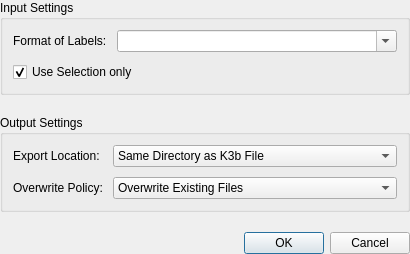
<?xml version="1.0" encoding="UTF-8"?>
<ui version="4.0">
 <class>K3BExportOptionsDialogBase</class>
 <widget class="QDialog" name="K3BExportOptionsDialogBase">
  <property name="geometry">
   <rect>
    <x>0</x>
    <y>0</y>
    <width>410</width>
    <height>219</height>
   </rect>
  </property>
  <property name="sizePolicy">
   <sizepolicy hsizetype="Minimum" vsizetype="Minimum">
    <horstretch>0</horstretch>
    <verstretch>0</verstretch>
   </sizepolicy>
  </property>
  <layout class="QVBoxLayout" name="verticalLayout">
   <property name="spacing">
    <number>20</number>
   </property>
   <property name="margin">
    <number>0</number>
   </property>
   <item>
    <widget class="QGroupBox" name="grpInputSettings">
     <property name="title">
      <string>Input Settings</string>
     </property>
     <layout class="QVBoxLayout" name="verticalLayout_2">
      <property name="margin">
       <number>10</number>
      </property>
      <item>
       <layout class="QHBoxLayout" name="horizontalLayout">
        <item>
         <widget class="QLabel" name="lblLabelFormat">
          <property name="text">
           <string>Format of Labels:</string>
          </property>
          <property name="wordWrap">
           <bool>false</bool>
          </property>
         </widget>
        </item>
        <item>
         <widget class="KComboBox" name="cbLabelPattern">
          <property name="sizePolicy">
           <sizepolicy hsizetype="MinimumExpanding" vsizetype="Minimum">
            <horstretch>0</horstretch>
            <verstretch>0</verstretch>
           </sizepolicy>
          </property>
          <property name="whatsThis">
           <string>&lt;html&gt;&lt;head/&gt;&lt;body&gt;&lt;p&gt;Select a pattern for detecting title and artist from the text of a label.&lt;br/&gt;It currently understands the following placeholders:&lt;/p&gt;&lt;ul style=&quot;margin-top: 0px; margin-bottom: 0px; margin-left: 0px; margin-right: 0px; -qt-list-indent: 1;&quot;&gt;&lt;li style=&quot; margin-top:12px; margin-bottom:0px; margin-left:0px; margin-right:0px; -qt-block-indent:0; text-indent:0px;&quot;&gt;&lt;span style=&quot; font-family:'Courier New,courier'; font-weight:600;&quot;&gt;[%title] &lt;/span&gt;title of the song&lt;/li&gt;&lt;li style=&quot; margin-top:0px; margin-bottom:0px; margin-left:0px; margin-right:0px; -qt-block-indent:0; text-indent:0px;&quot;&gt;&lt;span style=&quot; font-family:'Courier New,courier'; font-weight:600;&quot;&gt;[%artist]&lt;/span&gt; name of the artist&lt;/li&gt;&lt;/ul&gt;&lt;/body&gt;&lt;/html&gt;</string>
          </property>
          <property name="editable">
           <bool>true</bool>
          </property>
          <property name="duplicatesEnabled">
           <bool>false</bool>
          </property>
         </widget>
        </item>
       </layout>
      </item>
      <item>
       <widget class="QCheckBox" name="chkSelectionOnly">
        <property name="sizePolicy">
         <sizepolicy hsizetype="MinimumExpanding" vsizetype="Minimum">
          <horstretch>0</horstretch>
          <verstretch>0</verstretch>
         </sizepolicy>
        </property>
        <property name="whatsThis">
         <string>If checked, &lt;b&gt;save only the blocks that overlap with the current selection&lt;/b&gt;, otherwise the whole file. &lt;br&gt;&lt;i&gt;Please note that this option is disabled if nothing is selected or the selection already covers the whole file.&lt;/i&gt;</string>
        </property>
        <property name="text">
         <string>Use Selection only</string>
        </property>
        <property name="checked">
         <bool>true</bool>
        </property>
       </widget>
      </item>
     </layout>
    </widget>
   </item>
   <item>
    <widget class="QGroupBox" name="grpOutputSettings">
     <property name="title">
      <string>Output Settings</string>
     </property>
     <layout class="QGridLayout" name="gridLayout_2">
      <property name="leftMargin">
       <number>10</number>
      </property>
      <property name="topMargin">
       <number>10</number>
      </property>
      <property name="bottomMargin">
       <number>10</number>
      </property>
      <item row="0" column="0">
       <widget class="QLabel" name="lblExportLocation">
        <property name="text">
         <string>Export Location:</string>
        </property>
        <property name="wordWrap">
         <bool>false</bool>
        </property>
       </widget>
      </item>
      <item row="0" column="1">
       <widget class="KComboBox" name="cbExportLocation">
        <property name="sizePolicy">
         <sizepolicy hsizetype="MinimumExpanding" vsizetype="Minimum">
          <horstretch>0</horstretch>
          <verstretch>0</verstretch>
         </sizepolicy>
        </property>
        <property name="whatsThis">
         <string>Specify where to place the exported sound files which are used for the tracks of the audio CD.</string>
        </property>
        <property name="duplicatesEnabled">
         <bool>false</bool>
        </property>
        <item>
         <property name="text">
          <string>Same Directory as K3b File</string>
         </property>
        </item>
        <item>
         <property name="text">
          <string>Sub Directory</string>
         </property>
        </item>
       </widget>
      </item>
      <item row="1" column="0">
       <widget class="QLabel" name="lblOverwritePolicy">
        <property name="sizePolicy">
         <sizepolicy hsizetype="Minimum" vsizetype="Minimum">
          <horstretch>0</horstretch>
          <verstretch>0</verstretch>
         </sizepolicy>
        </property>
        <property name="text">
         <string>Overwrite Policy:</string>
        </property>
        <property name="wordWrap">
         <bool>false</bool>
        </property>
       </widget>
      </item>
      <item row="1" column="1">
       <widget class="KComboBox" name="cbOverwritePolicy">
        <property name="sizePolicy">
         <sizepolicy hsizetype="MinimumExpanding" vsizetype="Minimum">
          <horstretch>0</horstretch>
          <verstretch>0</verstretch>
         </sizepolicy>
        </property>
        <property name="whatsThis">
         <string>Select whether existing files are overwritten or new file names are used when exporting the files to use as tracks of the audio CD.</string>
        </property>
        <property name="duplicatesEnabled">
         <bool>false</bool>
        </property>
        <item>
         <property name="text">
          <string>Overwrite Existing Files</string>
         </property>
        </item>
        <item>
         <property name="text">
          <string>Use new File Names</string>
         </property>
        </item>
       </widget>
      </item>
     </layout>
    </widget>
   </item>
   <item>
    <widget class="QDialogButtonBox" name="buttonBox">
     <property name="standardButtons">
      <set>QDialogButtonBox::StandardButton::Cancel|QDialogButtonBox::StandardButton::Ok</set>
     </property>
    </widget>
   </item>
  </layout>
 </widget>
 <layoutdefault spacing="10" margin="10"/>
 <customwidgets>
  <customwidget>
   <class>KComboBox</class>
   <extends>QComboBox</extends>
   <header>kcombobox.h</header>
  </customwidget>
 </customwidgets>
 <tabstops>
  <tabstop>cbLabelPattern</tabstop>
  <tabstop>chkSelectionOnly</tabstop>
  <tabstop>cbExportLocation</tabstop>
  <tabstop>cbOverwritePolicy</tabstop>
 </tabstops>
 <resources/>
 <connections/>
</ui>
